Frame 1 (no input): blank canvas, image omitted
Frame 60 (no input): blank canvas, image omitted
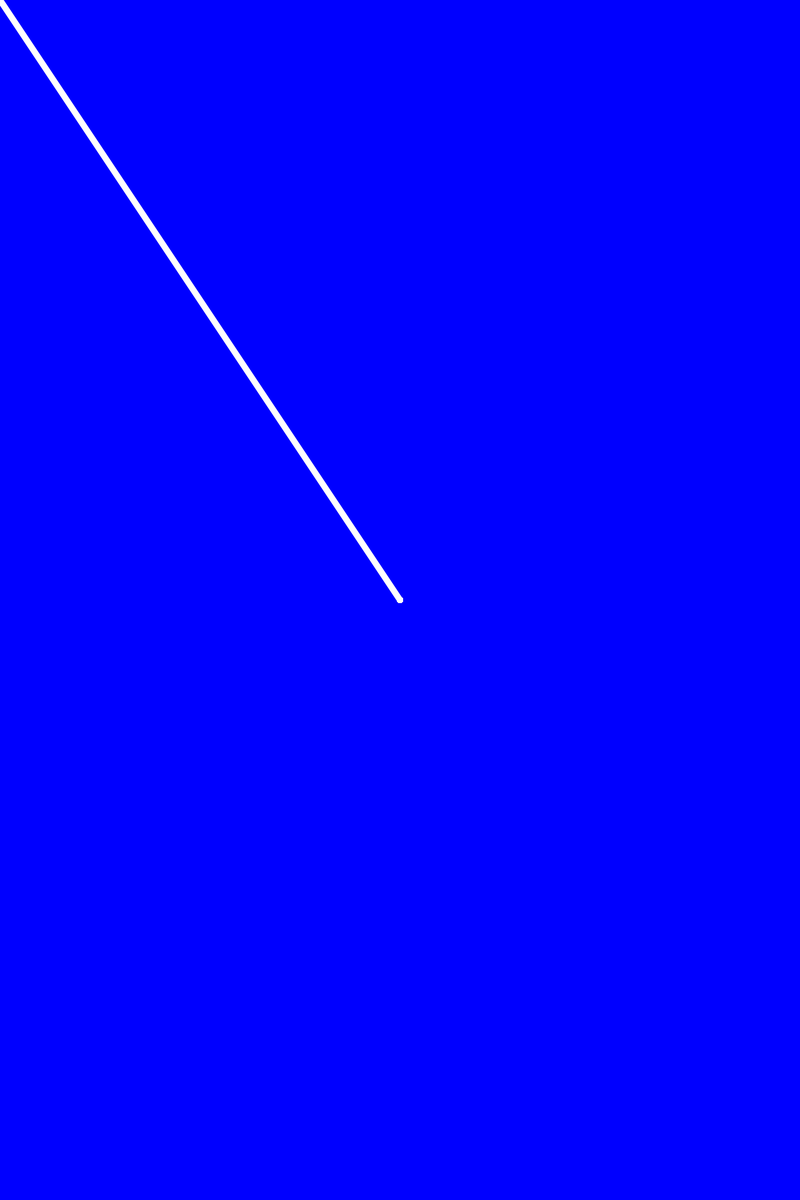
Frame 120 (the mouse pressed at the canvas centre since frame 60)

The p5.js sketch whose frames 1 and 60 were blank and that drew this single picture after the mouse press (run headless with seeded random() and noise() and a simulated clock; from frame 60 on, the mouse is pressed at the canvas centre):

// p5.js sketch
// ── sketch.js
let drawing = false;
let clearNextClick = false;

function setup() {
  createCanvas(1280, 1920);
  strokeWeight(10);
  newDrawingStyle();
  background(0, 0, 255);
}

function draw() {
  if (drawing) {
    line(pmouseX, pmouseY, mouseX, mouseY);
  }
}

function mousePressed() {
  if (clearNextClick) {
    background(0, 0, 255);
  } else {
    drawing = !drawing;
  }

  clearNextClick = !clearNextClick;

  if (drawing) {
    newDrawingStyle();
  }
}

function newDrawingStyle() {
  stroke(255);
  strokeWeight(10);
}



// ── style.css
body {
  display: flex;
  justify-content: center;
  align-items: center;
  height: 100vh;
  margin: 0;
  background-color: blue;
}

canvas {
  border: 2px;
   background-color: blue;
}
